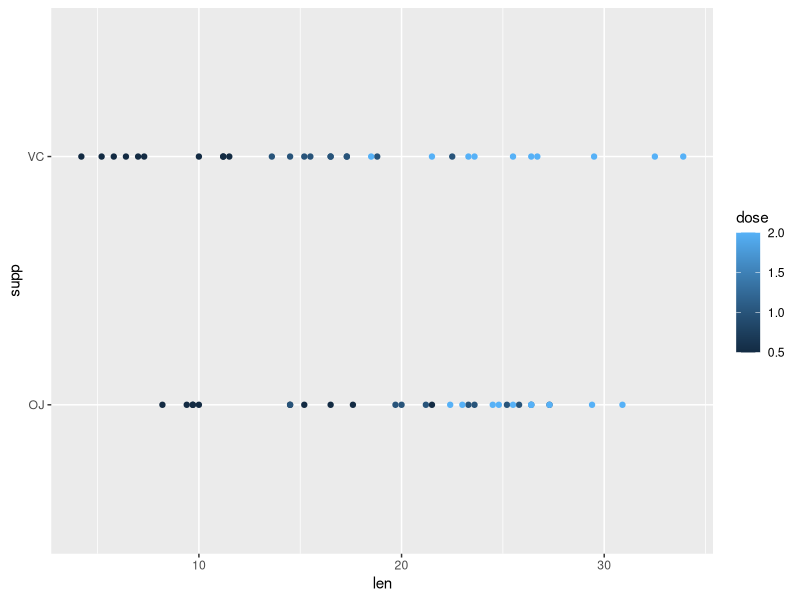

The R script that drew this image:
library(datasets)
library(dplyr)
library(ggplot2)
ggplot(data = ToothGrowth, aes( x = len, y = supp, color = dose)) + 
  geom_point() 

#The Effect of Vitamin C on Tooth Growth in Guinea Pigs
##資料中的levels分兩種一種是"OJ"，一種是"VC"
##顏色表示劑量
